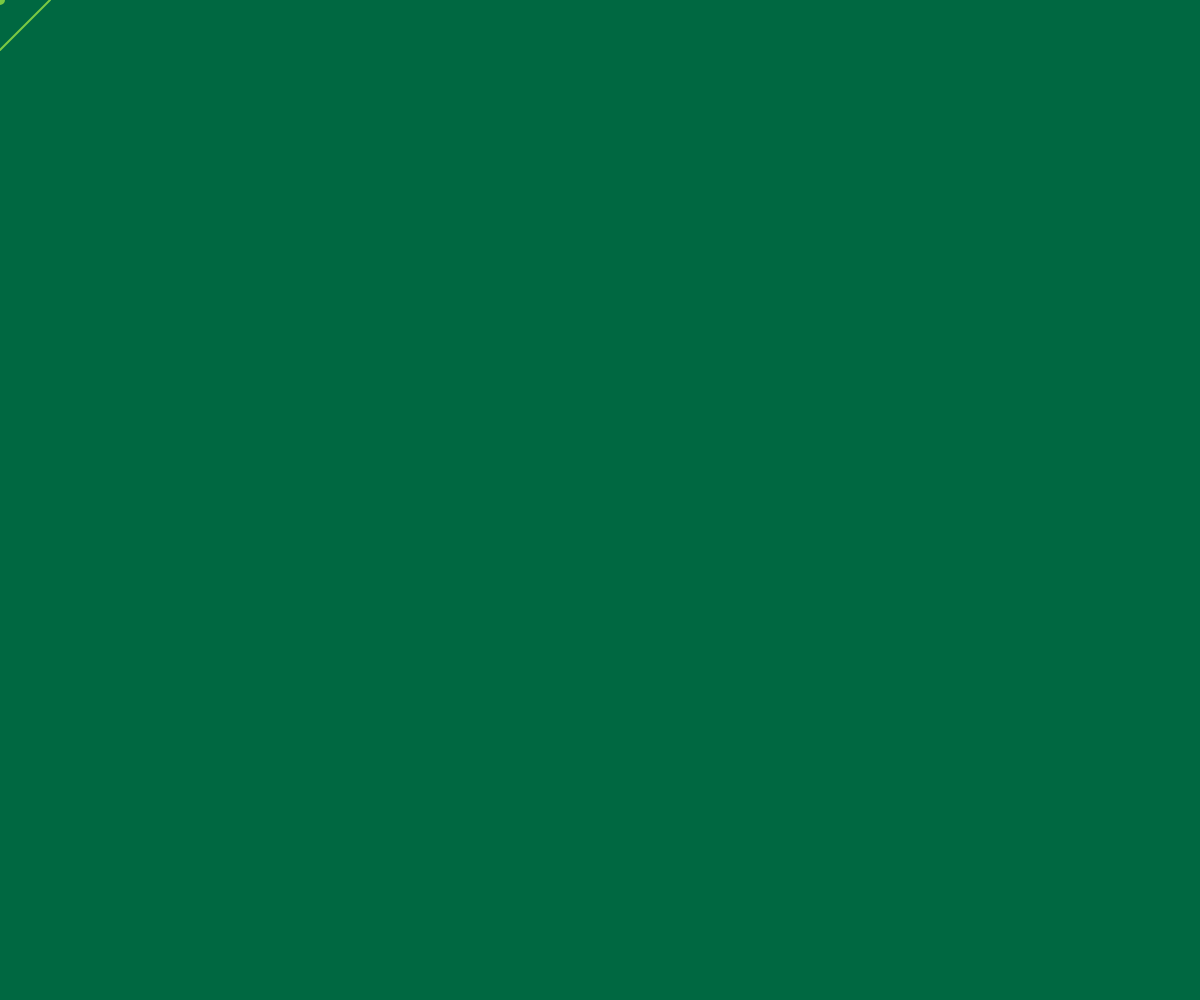
Frame 1 (no input)
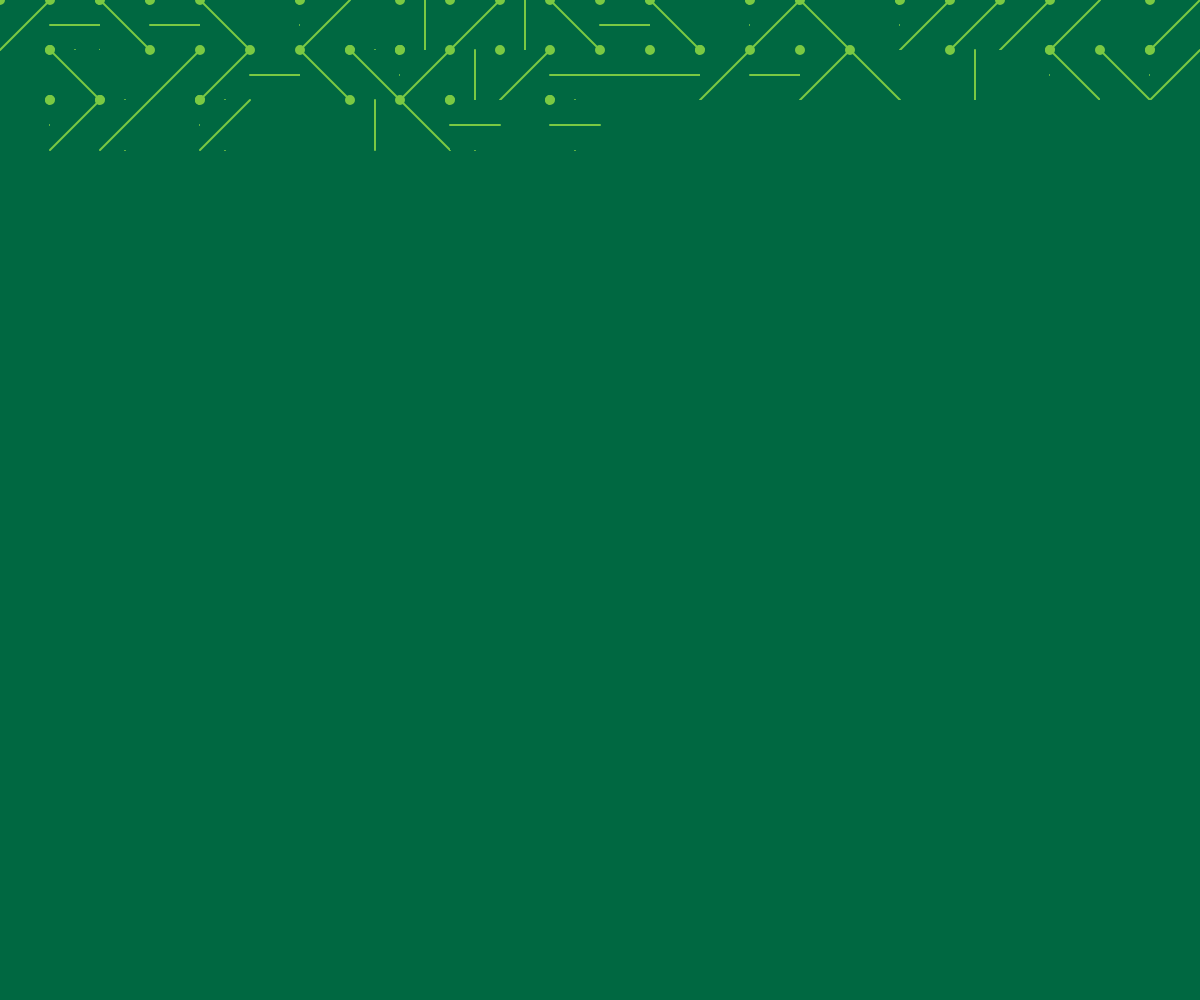
Frame 60 (no input)
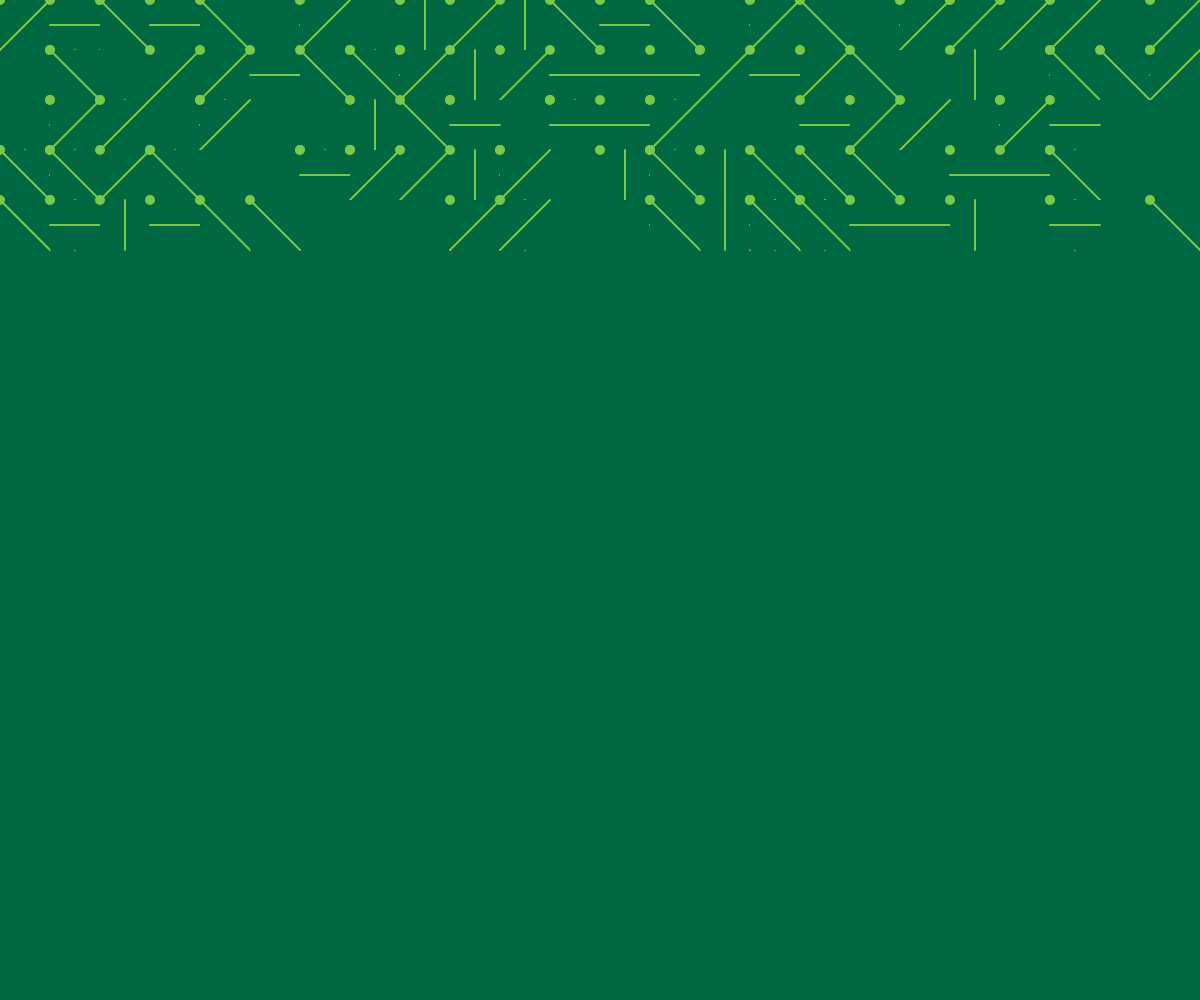
Frame 120 (the mouse pressed at the canvas centre since frame 60)

The p5.js sketch that drew these frames (run headless with seeded random() and noise() and a simulated clock; from frame 60 on, the mouse is pressed at the canvas centre):

// p5.js sketch
// ── sketch.js
var x = 0; 
var y = 0;
var g = 50; //dimensioni griglia


function setup() {
  frameRate(50);
  pixelDensity(displayDensity());
  createCanvas(windowWidth, windowHeight);
  background(0, 104, 65);
  smooth();
  strokeWeight(2);
}

function draw() {

 

  if (int (random(4)) == 0) {
    Circuito();
    line(x + g/2, y, x + g/2, y+g);  //disegno linea (|)
  } 
  if (int (random(4)) == 1) {
    Circuito();
    line(x, y+g/2, x + g, y + g/2); //disegno linea (-)
  } 
  if (int (random(4)) == 2) {
    Circuito();
    line(x+g, y, x, y+g); //disegno linea (/)
  } 
  if (int (random(4)) == 3) {
    Circuito();
    line(x, y, x + g, y + g); //disegno linea (\)
  }
  x = x + g;

 if (x >= width) {   
    x = 0; 
    y = y + g;
  }

  if (y >= height) {  
    g=50;
    y = 0; 
    
  }
}




function Circuito () {
  fill(0, 104, 65);
  noStroke();
  rect(x, y, width, g);
  stroke(122, 201, 67);
  fill(122, 201, 67);
  ellipse(x, y, 8, 8);
  
}

function windowResized() {
  resizeCanvas(windowWidth, windowHeight);
}

function keyPressed() { // se premo 'n' fermo il loop e salvo l'immagine, se premo 'l' riprendo il loop 
  switch(key) {
  case 'n':
    noLoop();
    saveFrame();
    break;

  case 'l':
    loop();
    break;
  }
}
